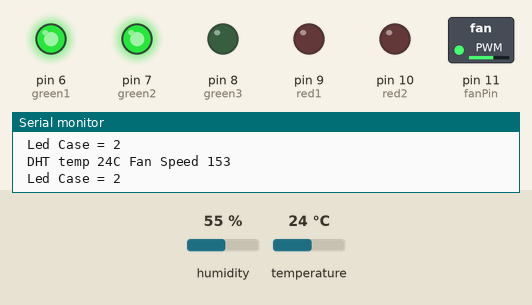
Simulated run of this sketch. Board: Arduino Uno, built with avr-gcc and run on an emulated ATmega328P. On the bench: switched loads named in the sketch (green lamp = pin HIGH), output pins drawn as LEDs (lit = HIGH), the last lines printed to the serial monitor. The inputs (shaded band) are chosen by the test bench; at power-on: temperature 24 °C, humidity 55 %.

Above: at 5.8 s.
5.9 s: temperature set to 12 °C
At 10.9 s:
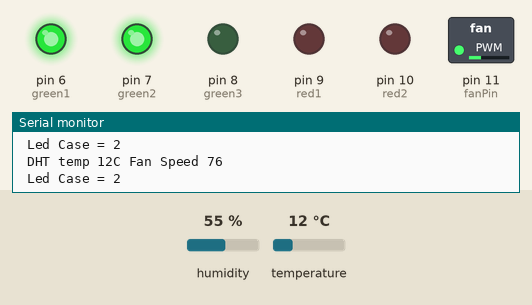
11.9 s: temperature set to 28 °C
At 16.1 s:
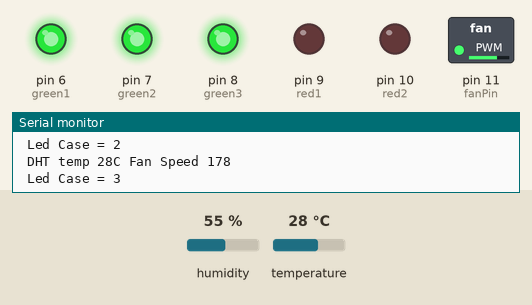
17.9 s: temperature set to 33 °C
At 21.4 s:
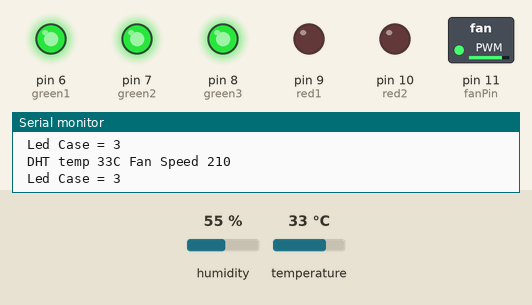
23.9 s: temperature set to 41 °C
At 25.4 s:
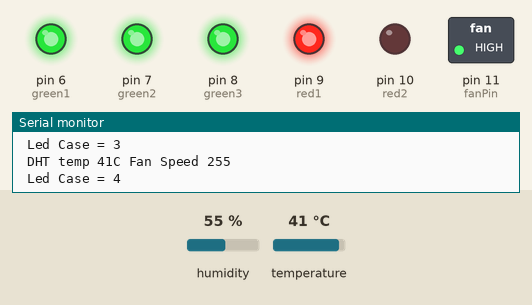
29.9 s: temperature set to 4 °C
At 30.7 s:
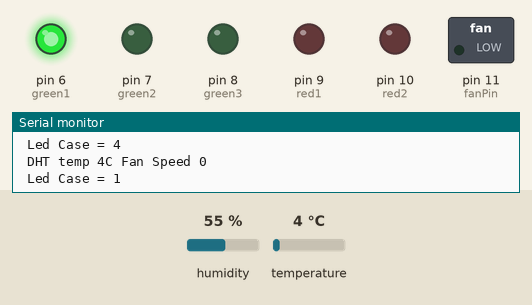
35.9 s: temperature set to 6 °C
At 41.1 s:
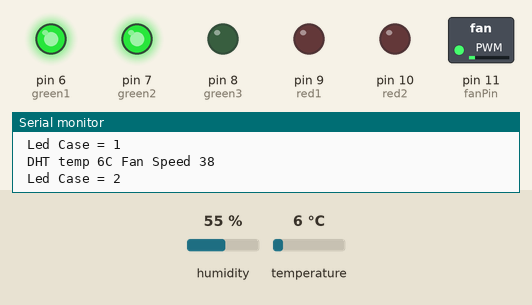
Timing chart, 0 to 42.6 s (numbered marks = the images above; inputs shaded):
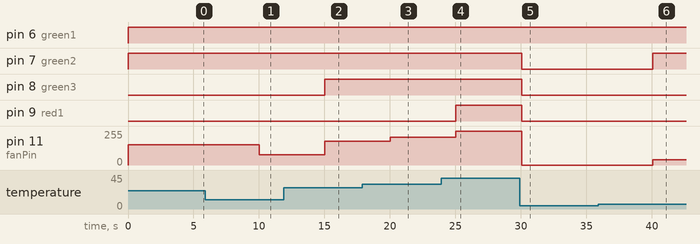

Measured:
- after the input at 5.9 s, pin 11 (fanPin): 153/255 → 76/255 after 4.1 s
- after the input at 11.9 s, pin 8 (green3): LOW → HIGH after 3.1 s; pin 11 (fanPin): 76/255 → 178/255 after 3.1 s
- after the input at 17.9 s, pin 11 (fanPin): 178/255 → 210/255 after 2.1 s
- after the input at 23.9 s, pin 9 (red1): LOW → HIGH after 1.1 s; pin 11 (fanPin): 210/255 → 255/255 after 1.1 s
- after the input at 29.9 s, pin 7 (green2), pin 8 (green3), pin 9 (red1): HIGH → LOW after 0.15 s; pin 11 (fanPin): 255/255 → 0/255 after 0.14 s
- after the input at 35.9 s, pin 7 (green2): LOW → HIGH after 4.2 s; pin 11 (fanPin): 0/255 → 38/255 after 4.2 s

The sketch:

FanSpeedControl_181117.ino
```cpp
/*
 * Date 11th November 2018 (Mike Garner)
 * ======================================================================================
 * DHT22 sensor located in fridge space monitors fridge exhaust temp
   Run fridge exhaust fan relative to temperature
  <10C slow  >40 Fast and pro rata between the two adjust via tempMin & Max values
  Display Fridge temp via 5 led bar graph.
  1green to show on & working; 2green ~15; All on at 45+
  330 ohm on green leds 0 ohm on reds to make them brighter
  As DHT sensor is slow, put in a delay so data is read only every 5 seconds or therabouts
  =============================================== ==========================================
  Pin Configs
  DHT22 data pin = pin2
  PWM Fan control = pin 11
  Bar graph led connected to pins 6-10

 */

#include "DHT.h"          //Sensor for fridge
#define DHTTYPE DHT22
#define DHTPIN 2          // digital pin DHT sensor connected to
DHT dht(DHTPIN, DHTTYPE);

//Hardware pin definitions
//-=-=-=-=-=-=-=-=-=-=-=-=-=-=-=-=-=-=-=-=-=-=-=-=-=-=-=-=

//Define pins for led bar graph
  const byte green1 = 6;
  const byte green2 = 7;
  const byte green3 = 8;
  const byte red1 = 9;
  const byte red2 = 10;

//Global Variables
//-=-=-=-=-=-=-=-=-=-=-=-=-=-=-=-=-=-=-=-=-=-=-=-=-=-=-=-=

long lastSecond;        //The millis counter to see when a second rolls by
unsigned long lastmillis = 0;
int fanSpeed;
int fanPercent;
int ledCase;
int tempMin = 5;        //temperature at which fan starts
int tempMax = 40;       //temperature at which fan at 100%
int fanPin = 11;           //pin for fan control

void setup() {

    Serial.begin(9600);     //Start serial
  // Initialize led pins as output to drive bar graph
    pinMode(green1,OUTPUT);
    pinMode(green2,OUTPUT);
    pinMode(green3,OUTPUT);
    pinMode(red1,OUTPUT);
    pinMode(red2,OUTPUT);

  //Start the DHT sensor
    dht.begin();
    Serial.println("DHT sensor online!");

//Set start of program to enable readings at specific intervals, via smart delay routine
    int seconds = 0;
    lastSecond = millis();    //Returns the number of miliseconds program has been running
}
//End of Set Up============================================================================


void loop() {

//Check DHT sensor
      int t_dht = dht.readTemperature();
      Serial.print(" DHT temp ");
      Serial.print(t_dht);
      Serial.print("C");

//Fan Control
      fanSpeed = fanControl(t_dht);    // gets 0 if temp <5c and value between 32 and 255 for 40c
      //fanPercent = ((fanSpeed/255)*100);  //Gives percent of full speed
      analogWrite(fanPin, fanSpeed);   // sends PWM signal to pin_11 for fan control
      Serial.print(" Fan Speed ");
      Serial.println(fanSpeed);
      //Serial.println(fanPercent);

//LED Bar graph display get temp and derivet case for led display. Case must be integer
      int ledCase = caseNumber(t_dht);
      Serial.print(" Led Case = ");
      Serial.println(ledCase);

     switch(ledCase)
     {
      case 1:                     //1 green irrespective of temp shows unit functioning
      digitalWrite(green1,HIGH);
      digitalWrite(green2,LOW);
      digitalWrite(green3,LOW);
      digitalWrite(red1,LOW);
      digitalWrite(red2,LOW);
      break;

      case 2:
      digitalWrite(green1,HIGH);
      digitalWrite(green2,HIGH);
      digitalWrite(green3,LOW);
      digitalWrite(red1,LOW);
      digitalWrite(red2,LOW);
      break;

      case 3:
      digitalWrite(green1,HIGH);
      digitalWrite(green2,HIGH);
      digitalWrite(green3,HIGH);
      digitalWrite(red1,LOW);
      digitalWrite(red2,LOW);
      break;

      case 4:
      digitalWrite(green1,HIGH);
      digitalWrite(green2,HIGH);
      digitalWrite(green3,HIGH);
      digitalWrite(red1,HIGH);
      digitalWrite(red2,LOW);
      break;

      case 5:                   //Temp >45c
      digitalWrite(green1,HIGH);
      digitalWrite(green2,HIGH);
      digitalWrite(green3,HIGH);
      digitalWrite(red1,HIGH);
      digitalWrite(red2,HIGH);
      break;
     }

//Control the timing for re-running the data collection
//millis() gives the number of milliseconds program has been running
//lastSecond = program running time during setup stage
    if (millis() - lastSecond >= 1000)  //
  {
    lastSecond += 1000; //Increment lastSecond by 1,000
  }
    smartDelay(5000); //We get here if program has been running for +1 second and pass 5000 to smartDelay (~5s)

}

//End of VOID Loop========================================================================


//Fan Control function accepts DHT temperature, returns fanSpeed for PWM
//By adjusting tempMin & tempMax you control when fan will activate, full speed and pro rate between
//Min fan speed of 32 used to prevent stalling

  int fanControl(float t_dht)
{
      if (t_dht<tempMin)
      {
        fanSpeed = 0;
      }
      else if (t_dht>tempMax)
      {
        fanSpeed = 255;
      }
      else
      {
        fanSpeed = map(t_dht, tempMin, tempMax, 32, 255); //32 min speed to prevent fan stalling
      }
      return fanSpeed;
}
//End of fanSpeed routine =========================================================================


//Routine to get case numbers 1-5 from t_dht to use in switch command for bar graph display.

int caseNumber(float t_dht)
{
    if (t_dht<tempMin)
    {
      ledCase = 1;    //one green light shows unit working at <5
    }
    else if (t_dht>tempMax+5)   //45c+
    {
      ledCase = 5;    //all on shows high temperature >45
    }
    else
    {
      ledCase = map(t_dht,tempMin+10,tempMax,2,4);   // return 2,3 at(28c),4 at(40c)
    }

    return ledCase;
}
//End of ledCase==========================================================================


//Routine to delay for a given amount of time passed to it viz (ms)
//As routine is called when void loop been running for +1s the delay will be ms+1s

  static void smartDelay(unsigned long ms)
{
  unsigned long start = millis();   //time program been running
  do
  {
    delay(100);                     //A small pause of 100 milliseconds to facilitate millis()
  } while (millis() - start < ms);  //Exit once time ticks over ms value passed
}

//End of smartdelay======================================================================================
```
